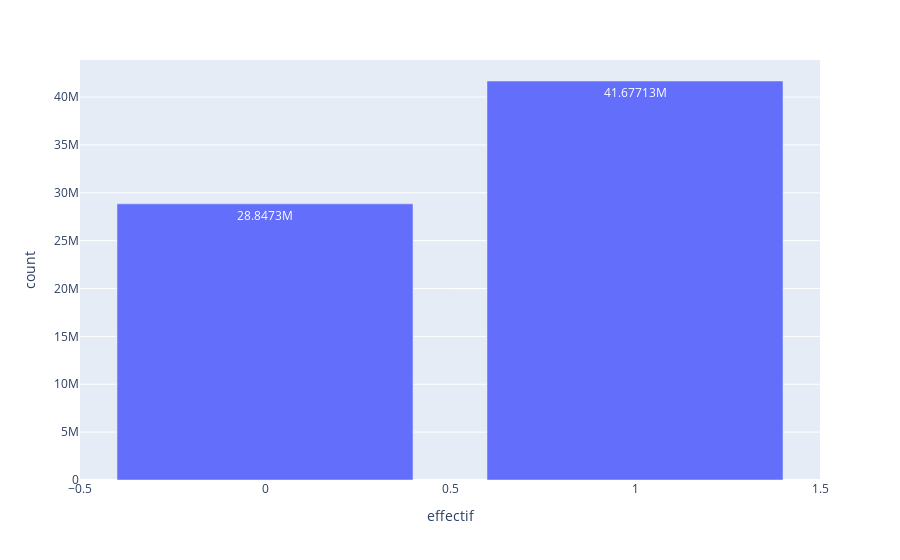

Notebook code for this chart:
### Code cell
bar

### Figure 1 — Plotly figure (JSON) as saved in the notebook; plotly's stock layout.template omitted (floating-point values rounded to 4 significant figures)
{"data": [{"hovertemplate": "effectif=%{x}<br>count=%{y}<extra></extra>", "legendgroup": "", "marker": {"color": "#636efa", "pattern": {"shape": ""}}, "name": "", "orientation": "v", "showlegend": false, "textposition": "auto", "texttemplate": "%{y}", "type": "bar", "x": [1.0, 0.0], "xaxis": "x", "y": [41680000.0, 28850000.0], "yaxis": "y"}], "layout": {"barmode": "relative", "legend": {"tracegroupgap": 0}, "margin": {"t": 60}, "xaxis": {"anchor": "y", "domain": [0, 1], "title": {"text": "effectif"}}, "yaxis": {"anchor": "x", "domain": [0, 1], "title": {"text": "count"}}}}
